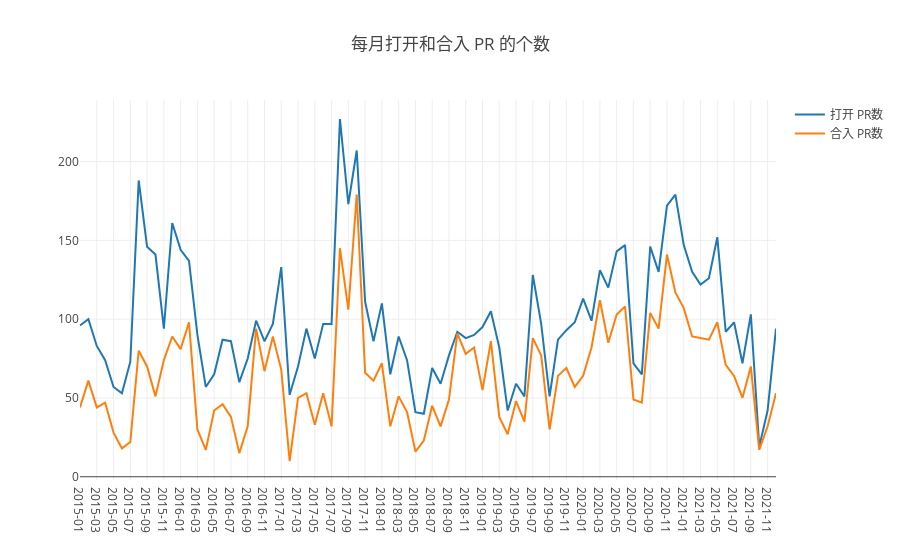

Notebook source saved alongside this figure:
### Markdown cell above
## 3 每月打开 PR 和合入 PR 的个数

### Code cell
query (`
    select t1.time as time1, t2.time as time2, open_PR, merge_PR
    from 
        (select count(*) as open_PR,
        formatDateTime(created_at, '%Y-%m') as time
        from github_log.events
        where repo_id=${my_repo_id} and type = 'PullRequestEvent' and action in('opened','reopened') and time between '2015-01' and '2021-12'
        group by formatDateTime(created_at, '%Y-%m')
        order by formatDateTime(created_at, '%Y-%m')) t1
    
        FULL OUTER JOIN
    
        (select count(*) as merge_PR,
        formatDateTime(created_at, '%Y-%m') as time
        from github_log.events
        where repo_id=${my_repo_id} and type = 'PullRequestEvent' and action in('closed') and pull_merged=1 and time between '2015-01' and '2021-12'
        group by formatDateTime(created_at, '%Y-%m')
        order by formatDateTime(created_at, '%Y-%m')) t2
    
        ON t1.time=t2.time
    `
).then(data => {
    var open_PR = [], merge_PR=[], time = [], tt = [];
    data.forEach(dd => {
        open_PR.push(parseInt(dd.open_PR));
        merge_PR.push(parseInt(dd.merge_PR));
        if (dd.time1!='') {
            time.push(dd.time1);
            tt.push({'时间':dd.time1, '打开 PR 数':parseInt(dd.open_PR), '合入 PR 数':parseInt(dd.merge_PR)});
        }
        else {
            time.push(dd.time2);
            tt.push({'时间':dd.time2, '打开 PR 数':parseInt(dd.open_PR), '合入 PR 数':parseInt(dd.merge_PR)});
        }
    });
    openDigger.render.plotly([
        {x: time, y: open_PR, mode:'line', name:'打开 PR数'}, 
        {x: time, y: merge_PR, mode:'line', name:'合入 PR数'}
    ], {
        title: '每月打开和合入 PR 的个数',
        xaxis: {type: 'category'}
    });
    console.table(tt);
});

### Figure 1 — Plotly figure (JSON) as saved in the notebook; plotly's stock layout.template omitted (floating-point values rounded to 4 significant figures)
{"data": [{"mode": "line", "name": "打开 PR数", "x": ["2015-01", "2015-02", "2015-03", "2015-04", "2015-05", "2015-06", "2015-07", "2015-08", "2015-09", "2015-10", "2015-11", "2015-12", "2016-01", "2016-02", "2016-03", "2016-04", "2016-05", "2016-06", "2016-07", "2016-08", "2016-09", "2016-10", "2016-11", "2016-12", "2017-01", "2017-02", "2017-03", "2017-04", "2017-05", "2017-06", "2017-07", "2017-08", "2017-09", "2017-10", "2017-11", "2017-12", "2018-01", "2018-02", "2018-03", "2018-04", "2018-05", "2018-06", "2018-07", "2018-08", "2018-09", "2018-10", "2018-11", "2018-12", "2019-01", "2019-02", "2019-03", "2019-04", "2019-05", "2019-06", "2019-07", "2019-08", "2019-09", "2019-10", "2019-11", "2019-12", "2020-01", "2020-02", "2020-03", "2020-04", "2020-05", "2020-06", "2020-07", "2020-08", "2020-09", "2020-10", "2020-11", "2020-12", "2021-01", "2021-02", "2021-03", "2021-04", "2021-05", "2021-06", "2021-07", "2021-08", "2021-09", "2021-10", "2021-11", "2021-12"], "y": [96, 100, 83, 74, 57, 53, 73, 188, 146, 141, 94, 161, 144, 137, 90, 57, 65, 87, 86, 60, 75, 99, 86, 97, 133, 52, 70, 94, 75, 97, 97, 227, 173, 207, 111, 86, 110, 65, 89, 74, 41, 40, 69, 59, 77, 92, 88, 90, 95, 105, 82, 42, 59, 51, 128, 97, 51, 87, 93, 98, 113, 99, 131, 120, 143, 147, 72, 65, 146, 130, 172, 179, 147, 130, 122, 126, 152, 92, 98, 72, 103, 19, 42, 94]}, {"mode": "line", "name": "合入 PR数", "x": ["2015-01", "2015-02", "2015-03", "2015-04", "2015-05", "2015-06", "2015-07", "2015-08", "2015-09", "2015-10", "2015-11", "2015-12", "2016-01", "2016-02", "2016-03", "2016-04", "2016-05", "2016-06", "2016-07", "2016-08", "2016-09", "2016-10", "2016-11", "2016-12", "2017-01", "2017-02", "2017-03", "2017-04", "2017-05", "2017-06", "2017-07", "2017-08", "2017-09", "2017-10", "2017-11", "2017-12", "2018-01", "2018-02", "2018-03", "2018-04", "2018-05", "2018-06", "2018-07", "2018-08", "2018-09", "2018-10", "2018-11", "2018-12", "2019-01", "2019-02", "2019-03", "2019-04", "2019-05", "2019-06", "2019-07", "2019-08", "2019-09", "2019-10", "2019-11", "2019-12", "2020-01", "2020-02", "2020-03", "2020-04", "2020-05", "2020-06", "2020-07", "2020-08", "2020-09", "2020-10", "2020-11", "2020-12", "2021-01", "2021-02", "2021-03", "2021-04", "2021-05", "2021-06", "2021-07", "2021-08", "2021-09", "2021-10", "2021-11", "2021-12"], "y": [44, 61, 44, 47, 28, 18, 22, 80, 70, 51, 74, 89, 81, 98, 30, 17, 42, 46, 38, 15, 32, 94, 67, 89, 68, 10, 50, 53, 33, 53, 32, 145, 106, 179, 66, 61, 72, 32, 51, 41, 16, 23, 45, 32, 49, 91, 78, 82, 55, 86, 38, 27, 48, 35, 88, 77, 30, 64, 69, 57, 64, 82, 112, 85, 103, 108, 49, 47, 104, 94, 141, 117, 107, 89, 88, 87, 98, 71, 64, 50, 70, 17, 32, 53]}], "layout": {"autosize": true, "title": {"text": "每月打开和合入 PR 的个数"}, "xaxis": {"autorange": true, "range": [0, 83], "type": "category"}, "yaxis": {"autorange": true, "range": [-2.056, 239.1], "type": "linear"}}}
